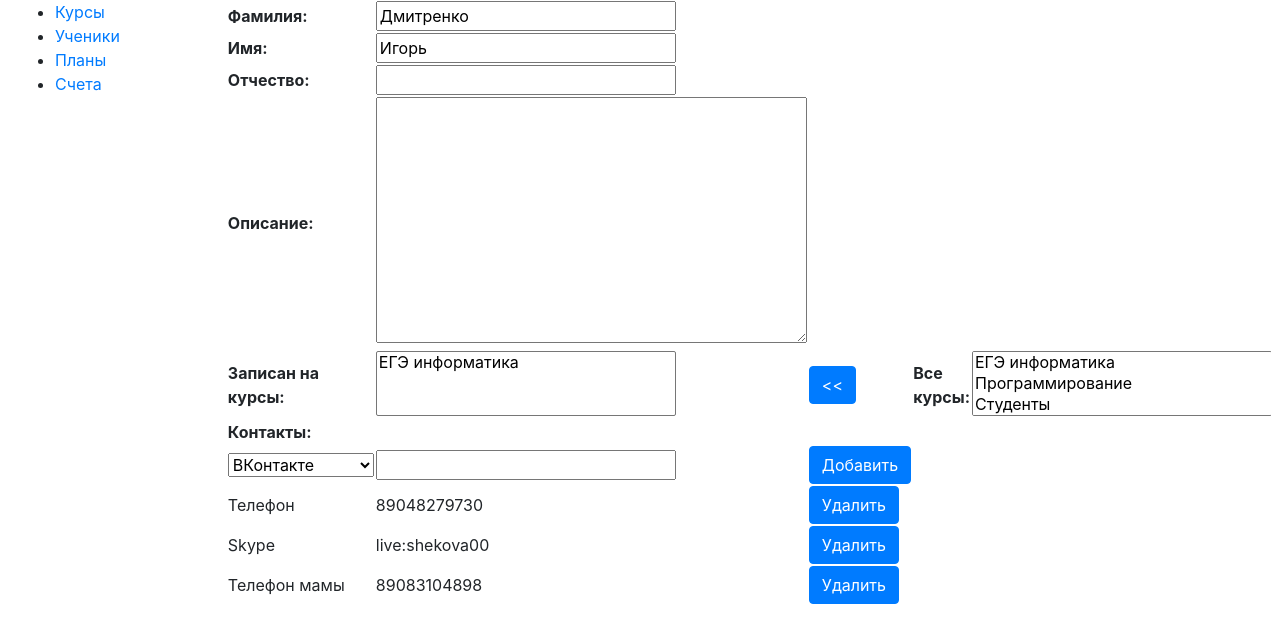
/db/add_student/8/, run on the app's committed database.
### db/dbModels/Human.py (models this page shows, shortened)
class Human(models.Model):
	STAT=[
		('STUDENT','Ученик'),
		('PARENT','Родитель'),
		('OTHER','Другое')
	]
	first_name = models.CharField(
		max_length=20,
		verbose_name = 'Имя'
	)
	last_name = models.CharField(
		max_length=20,
		verbose_name = 'Фамилия',
		blank=True
	)
	middle_name = models.CharField(
		max_length=20,
		verbose_name = 'Отчество',
		blank=True
	)
	child= models.ForeignKey(
		"self",
		on_delete=models.CASCADE,
		null=True,
		blank=True,
		verbose_name = 'Ребенок'
	)
	status=models.CharField(
        max_length=10,
		choices=STAT,
		verbose_name = 'Тип',
        default='STUDENT',
		blank=True
    )
	description=models.TextField(
		verbose_name = 'Описание',
		blank=True
	)
	class Meta:
		managed = True
		verbose_name = 'Человек'
		verbose_name_plural = 'Люди'

### db/dbModels/Contact.py (models this page shows, shortened)
class Contact(models.Model):
	human=models.ForeignKey(
		Human,
		on_delete=models.CASCADE,
		null=True,
		blank=True,
		verbose_name = 'Человек'
	)
	type=models.ForeignKey(
		ContactType,
		on_delete=models.CASCADE,
		null=True,
		blank=True,
		verbose_name = 'Тип контакта'
	)
	contact=models.TextField(
		verbose_name = 'Контакт',
		blank=True
	)
	class Meta:
		managed = True
		verbose_name = 'Контакт'
		verbose_name_plural = 'Контакты'

### db/dbModels/ContactType.py (models this page shows)
class ContactType(models.Model):
	name=models.CharField(
		max_length=255,
		blank=True,
		verbose_name = 'Тип контакта'
	)
	function=models.CharField(
		max_length=255,
		blank=True,
		verbose_name = 'Функция'
	)
	class Meta:
		managed = True
		verbose_name = 'Тип контакта'
		verbose_name_plural = 'Типы контактов'
	def __str__(self):
		return self.name

### db/views.py (the view, shortened to what this page needs)
# urls.py: path('add_student/<int:sid>/', views.addStudent, name='addStudent'),
def addStudent(request, sid):
	conts=''
	courses=''
	allcrs=''
	conttps=''
	if sid !=0:
		std=Human.objects.get(id=sid)
		conts=Contact.objects.filter(human=std)
		courses=Distribution.objects.filter(student=std)
		allcrs=Course.objects.all()
		conttps=ContactType.objects.all()
	if request.method== 'GET':
		if sid==0:
			form=AddStudentForm()
		else:
			form=AddStudentForm(instance=std)
	return render(request,'add_student.html',
		context={'form':form, 'courses':courses, 'contacts':conts, 'all_courses':allcrs, 'contact_types':conttps}
	)

### db/forms.py
class AddStudentForm(forms.ModelForm):
	class Meta:
		model=Human
		exclude=['child']
		widgets={
			'last_name':forms.TextInput(attrs={'class':'lesson-field'}),
			'first_name':forms.TextInput(attrs={'class':'lesson-field'}),
			'middle_name':forms.TextInput(attrs={'class':'lesson-field'}),
		}

### db/dbModels/Course.py (called while the page is built)
	def __str__(self):
		return self.name

### db/templates/add_student.html (shortened to what this page needs)
{% extends "base.html" %}
{% block content %}
	<form method="POST" class="post-form">{% csrf_token %}
		<table>
			<tr>
				<th scope="row"> Фамилия: </th>
				<td>{{form.last_name}}</td>
			</tr>
			<tr>
				<th scope="row"> Имя: </th>
				<td>{{form.first_name}}</td>
			</tr>
			<tr>
				<th scope="row"> Отчество: </th>
				<td>{{form.middle_name}}</td>
			</tr>
			<tr>
				<th scope="row"> Описание: </th>
				<td>{{form.description}}</td>
			</tr>
			{%if all_courses%}
			<tr>
				<th scope="row"> Записан на курсы: </th>
				<td>
					<select class="lesson-field" multiple size=3>
					{%for c in courses%}
						<option> {{c.course}}</option>
					{% endfor %}
					</select>
				</td>
				<td><button button class="btn btn-primary" type="submit" name="addCourse"><<</button></td>
				<th scope="row"> Все курсы: </th>
				<td>
					<select class="lesson-field" multiple size=3 name="selected_course" >
					{%for c in all_courses%}
						<option value="{{c.id}}"> {{c.name}}</option>
					{% endfor %}
					</select>
				</td>
			</tr>
			<tr>
				<th scope="row"> Контакты: </th>
			</tr>
			<tr>
				<td>
					<select name="new_contact_type">
					{%for t in contact_types%}
						<option value="{{t.id}}"> {{t.name}}</option>
					{%endfor%}
					</select>
				</td>
				<td><input class="lesson-field" type="text" name="new_contact"></td>
				<td>
					<button  class="btn btn-primary" type="submit" name="addContact">Добавить</button>
				</td>
			</tr>
			{%for cn in contacts%}
			<tr>
				<td>{{cn.type}}</td>
				<td>{{cn.contact}}</td>
				<td>
					<button class="btn btn-primary" type="submit" name="delContact" value="{{cn.id}}">Удалить</button>
				</td>
			{% endfor %}
			</tr>
			{%endif%}
		</table>
    </form>
{% endblock %}

### db/static/css/db.css (style rules this page uses)
.lesson-field { width: 300px; }

### data on the page
Human: last_name "Дмитренко", first_name "Игорь"
Contact: type "Телефон", contact "89048279730", {{ cn.id }} 16 (drawn)
Contact: type "Skype", contact "live:shekova00", {{ cn.id }} 17 (drawn)
Contact: type "Телефон мамы", contact "89083104898", {{ cn.id }} 18 (drawn)

### other printed values
form field new_contact_type "ВКонтакте"
